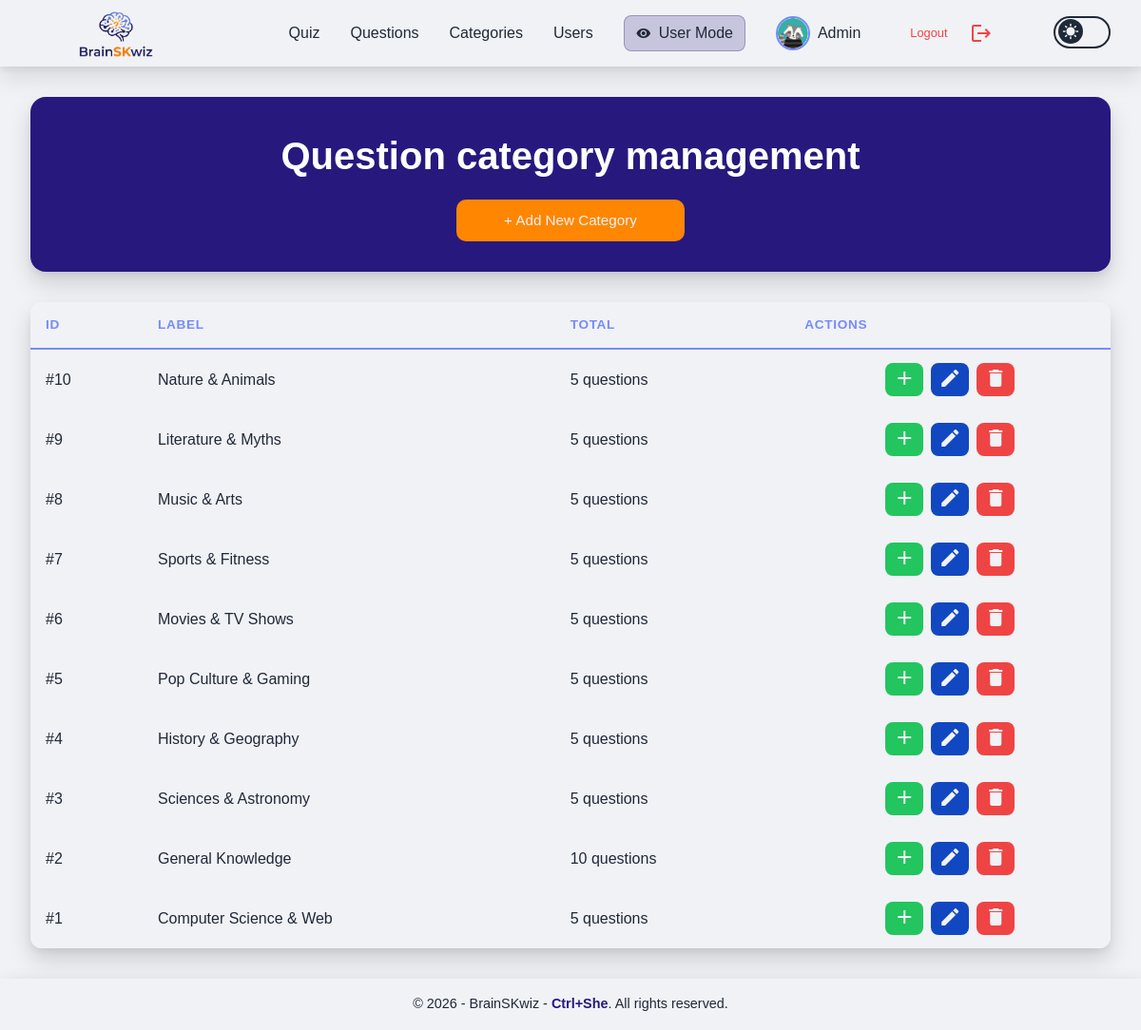
Screenshot of /admin_categories.php (signed in) with the database file from the repository.
### tables this page shows
CREATE TABLE IF NOT EXISTS categories (
    id INT AUTO_INCREMENT PRIMARY KEY,
    label VARCHAR(255) NOT NULL,
    created_at TIMESTAMP DEFAULT CURRENT_TIMESTAMP
);

### src/admin_categories.php (the view, shortened to what this page needs)
<?php
require_once __DIR__ . '/config/db.php';
$query = '
    SELECT c.*, COUNT(q.id) AS total_questions
    FROM categories c
    LEFT JOIN questions q ON q.category_id = c.id
    GROUP BY c.id
    ORDER BY c.id DESC
';
$categories = $pdo->query($query)->fetchAll();
require_once __DIR__ . '/components/header.php';
?>
        <div class="titleBoxAdmin">
            <div>
                <h1 class="bigTitle">Question category management</h1>
                <div class="modal-btn">
                    <button id="open-modal-btn" class="btn">
                    + Add New Category
                    </button>
                </div>
            </div>
        </div>
        <div class="table-wrapper">
            <table class="whitespace-normal">
                <thead class="tableTitle">
                    <tr>
                        <th>ID</th>
                        <th>Label</th>
                        <th>Total</th>
                        <th>Actions</th>
                    </tr>
                </thead>
                <tbody id="categories-table-body">
                    <?php foreach($categories as $cat): ?>
                        <tr id="category-row-<?php echo $cat['id']; ?>">
                            <td>#<?php echo $cat['id']; ?></td>
                            <td>
                                <?php echo htmlspecialchars($cat['label'], ENT_QUOTES, 'UTF-8'); ?>
                            </td>
                            <td>
                                <?php echo $cat['total_questions'] . ' ' . ($cat['total_questions'] > 1 ? 'questions' : 'question'); ?>
                            </td>
                            <td class="align-middle">
                                <div class="flex items-center gap-2 justify-start h-full">
                                    <button
                                        data-id="<?php echo $cat['id']; ?>"
                                        data-label="<?php echo htmlspecialchars($cat['label'], ENT_QUOTES, 'UTF-8'); ?>"
                                        onclick="initManageQuestionsModal(this)"
                                        title="Add Questions"
                                        class="addBtn">
                                        <span class="material-icons">add</span>
                                    </button>
                                    <button
                                        data-id="<?php echo $cat['id']; ?>"
                                        data-label="<?php echo htmlspecialchars($cat['label'], ENT_QUOTES, 'UTF-8'); ?>"
                                        onclick="initEditModal(this)"
                                        title="Edit Category"
                                        class="editBtn">
                                        <span class="material-icons">edit</span>
                                    </button>
                                    <button
                                        onclick="confirmDeleteCategory(<?php echo $cat['id']; ?>)"
                                        title="Delete Category"
                                        class="deleteBtn">
                                        <span class="material-icons">delete</span>
                                    </button>
                                </div>
                            </td>
                        </tr>
                    <?php endforeach; ?>
                </tbody>
            </table>
        </div>
<?php require_once __DIR__ . '/components/footer.php'; ?>

### src/components/header.php (shortened to what this page needs)
<?php
$is_admin = isset($_SESSION['role']) && $_SESSION['role'] === 'admin';
$is_logged = isset($_SESSION['user_id']);
$preview_mode = $is_admin && ($_SESSION['preview_mode'] ?? false);
?>
<!DOCTYPE html>
<html lang="en" class="h-full">
<head>
    <script src="https://cdn.tailwindcss.com"></script>
    <script src="/public/js/tailwind-config.js"></script>
    <link rel="stylesheet" href="/css/style.css">
    <link href="https://api.fontshare.com/v2/css?f[]=clash-display@400,500,600,700&display=swap" rel="stylesheet">
</head>
<body>
<nav class="navbar">
    <a href="index.php" class="logo">
        <img src="/public/logo-dark-theme.svg" alt="Logo" id="logoNavBar">
    </a>
    <ul class="nav-menu" id="nav-menu">
        <?php if ($is_admin && !$preview_mode): ?>
            <li><a href="/admin_dashboard.php">Quiz</a></li>
            <li><a href="/admin_questions.php">Questions</a></li>
            <li><a href="/admin_categories.php">Categories</a></li>
            <li><a href="/admin_users.php">Users</a></li>
            <li class="">
                <a href="index.php?action=toggle_preview" class="bg-primary/20 text-primary border border-primary/30 px-3 py-1.5 rounded-lg hover:bg-primary hover:text-white transition font-medium inline-flex items-center gap-2">
                    <span class="material-icons text-base">visibility</span>
                    <span>User Mode</span>
                </a>
            </li>
        <?php endif; ?>
        <?php if($is_logged): ?>
            <li>
                <a href="/settings.php" class="profile flex justify-center items-center gap-2 m-0">
                    <img
                        id="navbarAvatar"
                        src="/public/avatars/<?= htmlspecialchars($_SESSION['avatar'] ?? 'bee.png') ?>"
                        alt="Avatar"
                        class="w-9 h-9 rounded-full border-2 border-secondary object-cover"
                    >
                    <span><?= htmlspecialchars($_SESSION['username']) ?></span>
                </a>
            </li>
            <li>
                <a href="/logout.php" class="logout">
                    Logout
                    <span class="material-icons logout">logout</span>
                </a>
            </li>
        <?php else: ?>
            <li><a href="/login.php">Login</a></li>
        <?php endif; ?>
        <li>
            <label class="switch">
                <span class="slider round">
                    <span id="theme-icon" class="material-icons">sunny</span>
                </span>
            </label>
        </li>
    </ul>
</nav>
<main class="flex-grow w-full max-w-7xl mx-auto px-4 sm:px-6 lg:px-8 py-8 flex flex-col">

### src/components/footer.php
</div> </main>
<footer class="footer">
        <p>&copy; 2026 - BrainSKwiz - <span class="footer-author">Ctrl+She</span>. All rights reserved.</p>
</footer>
</body>
</html>

### rows the page displays
categories: id "10", label "Nature & Animals", total_questions "5"
categories: id "9", label "Literature & Myths", total_questions "5"
categories: id "8", label "Music & Arts", total_questions "5"
categories: id "7", label "Sports & Fitness", total_questions "5"
categories: id "6", label "Movies & TV Shows", total_questions "5"
categories: id "5", label "Pop Culture & Gaming", total_questions "5"
categories: id "4", label "History & Geography", total_questions "5"
categories: id "3", label "Sciences & Astronomy", total_questions "5"
categories: id "2", label "General Knowledge", total_questions "10"
categories: id "1", label "Computer Science & Web", total_questions "5"

### other values shown
$_SESSION['username'] "Admin"
